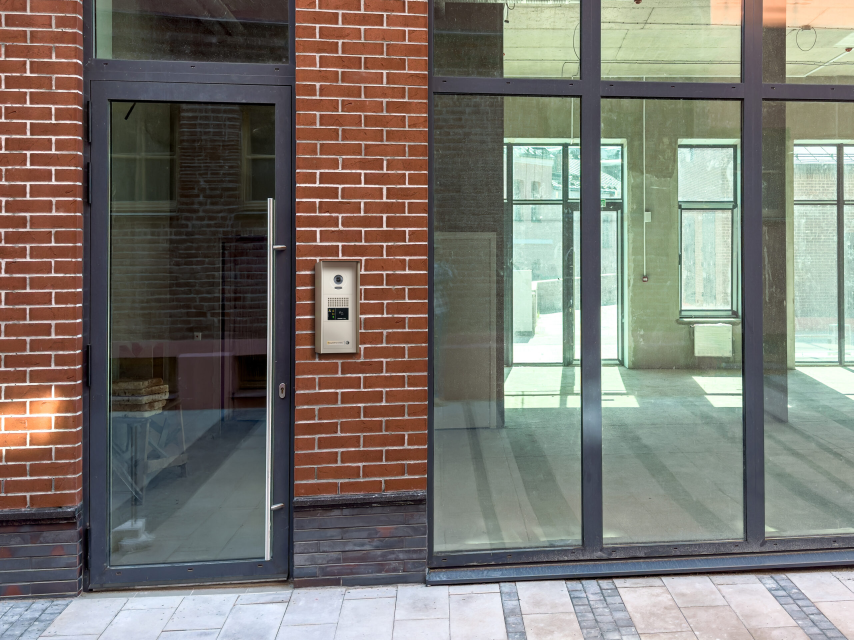
#> input picture assets/source/aiphone-gt-glass-entrance-brick.jpg, 2560 x 1920 px (shown at 1/3 size)
$ python prepare-intercom-business.py
#> lines starting #> are read from the running program, lines starting #| are printed output that depends on the picture
#!/usr/bin/env python3
"""Rebuild the "Intercom Systems for Businesses" photo on /intercom/ from
assets/source/aiphone-gt-glass-entrance-brick.jpg.

Source is 4:3; slot is 3:2. Crops to 3:2 at full width (trims more from the top
ceiling than the paving), exports 1920x1280 JPEG and repoints that section's <img>
(cache-busted).
"""
from pathlib import Path
import re
from PIL import Image, ImageOps

ROOT = Path(__file__).resolve().parents[1]
SRC = ROOT / 'assets/source/aiphone-gt-glass-entrance-brick.jpg'
NAME = 'spl-aiphone-gt-glass-entrance-brick.jpg'
OUT = ROOT / 'public/assets/imported' / NAME
PAGE = ROOT / 'public/intercom/index.html'
ALT = 'Aiphone GT video intercom entry panel on a brick wall beside a glass commercial entrance door'
CACHE_V = 1
TOP_SHARE = 0.55  # share of the removed height taken from the top


def main():
    im = ImageOps.exif_transpose(Image.open(SRC)).convert('RGB')
#> im is the input picture: PIL image 2560x1920 RGB; mean R, G, B 123.4, 119.2, 111.5
    w, h = im.size
#> w = 2560; h = 1920
    cw = w; ch = min(h, w * 2 // 3); cw = ch * 3 // 2
#> after `cw = w`: cw = 2560
#> after `ch = min(h, w * 2 // 3)`: ch = 1706
#> after `cw = ch * 3 // 2`: cw = 2559
    left = (w - cw) // 2
#> left = 0
    top = int((h - ch) * TOP_SHARE)
#> top = 117
    crop = im.crop((left, top, left + cw, top + ch)).resize((1920, 1280), Image.Resampling.LANCZOS)
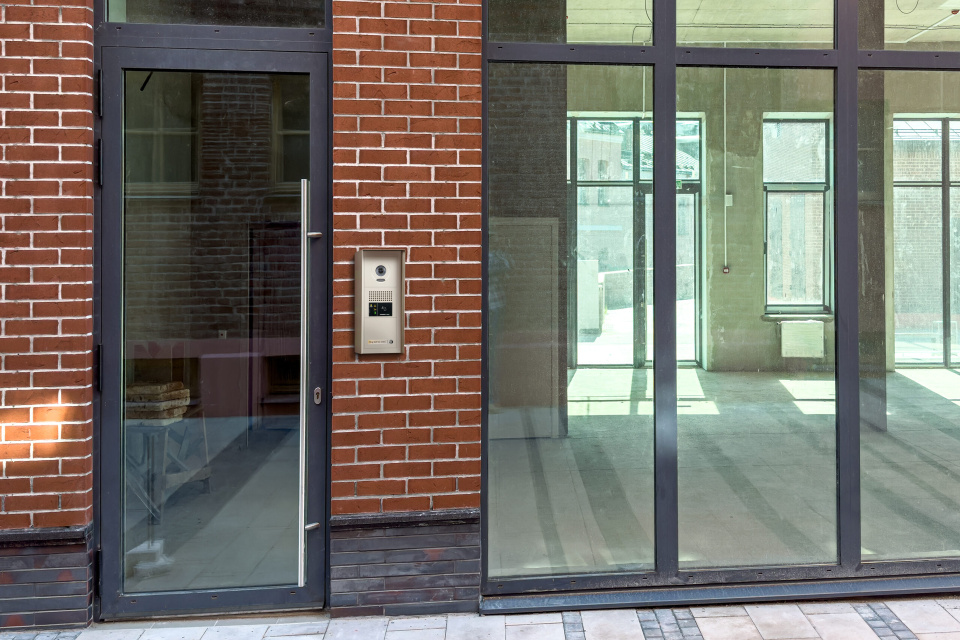
#> crop: PIL image 1920x1280 RGB (shown at 1/2 size); mean R, G, B 117.5, 113.9, 105.9
    OUT.parent.mkdir(parents=True, exist_ok=True)
    crop.save(OUT, 'JPEG', quality=82, optimize=True, progressive=True)

#> (the run stopped early here; a loop or call above may not have finished)
